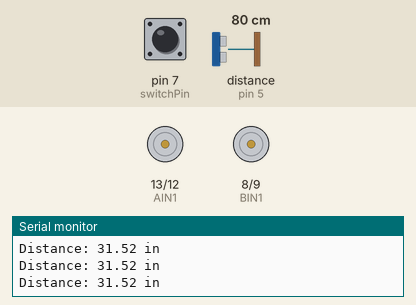
Bench run of a sketch on a simulated Arduino Uno, built with avr-gcc and run on an emulated ATmega328P. Parts: motor-driver pin pairs drawn as motors (green arrow = first pin HIGH = forward, orange = second pin HIGH = backward, longer = more drive, scaled by the enable pin), the last lines printed to the serial monitor. Wiring (inferred from the names in the program): ultrasonic range finder: trigger pin 6; echo pin 5. The inputs (shaded band) are chosen by the test bench; at power-on: pin 7 (switchPin) HIGH, distance to the obstacle (sensor on pin 5) 80 cm. The echo pulse lasts 58.3 µs per cm.

Above: at 1.2 s.
1.3 s: pin 7 (switchPin) pulled LOW for 0.15 s
At 2.1 s:
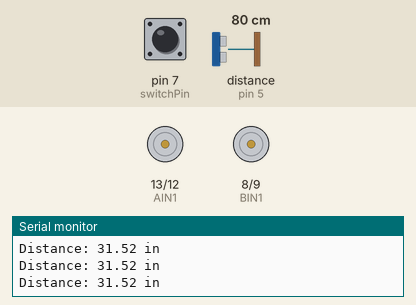
2.9 s: distance to the obstacle (sensor on pin 5) set to 2 cm
5.9 s: pin 7 (switchPin) pulled LOW for 1 s
At 7.1 s:
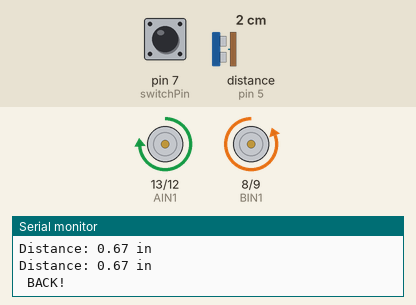
8.9 s: distance to the obstacle (sensor on pin 5) set to 9 cm
11.9 s: pin 7 (switchPin) pulled LOW for 3.2 s
At 12.3 s:
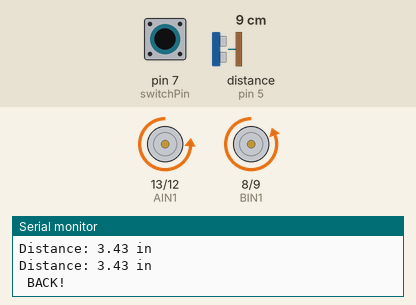
16.6 s: pin 7 (switchPin) pulsed LOW 2 times (0.12 s each, 0.3 s apart)
Timing chart, 0 to 19.7 s (numbered marks = the images above; inputs shaded):
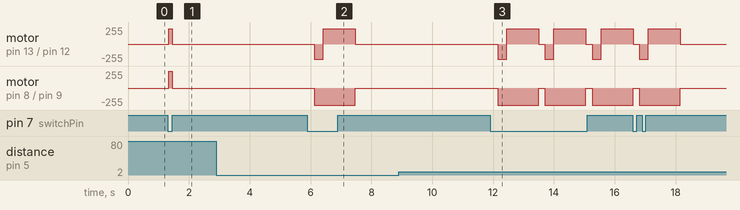

The sketch:

SIK_Circuit_5C_AutonomousRobot_Challenge.ino
```cpp
/*
  SparkFun Inventor’s Kit
  Circuit 5C - Autonomous Robot

  HACK!!!! Coding Challenge.. Detect objects sooner, and do a spin!
*/


//the right motor will be controlled by the motor A pins on the motor driver
const int AIN1 = 13;           //control pin 1 on the motor driver for the right motor
const int AIN2 = 12;            //control pin 2 on the motor driver for the right motor
const int PWMA = 11;            //speed control pin on the motor driver for the right motor

//the left motor will be controlled by the motor B pins on the motor driver
const int PWMB = 10;           //speed control pin on the motor driver for the left motor
const int BIN2 = 9;           //control pin 2 on the motor driver for the left motor
const int BIN1 = 8;           //control pin 1 on the motor driver for the left motor


//distance variables
const int trigPin = 6;
const int echoPin = 5;

int switchPin = 7;             //switch to turn the robot on and off

float distance = 0;            //variable to store the distance measured by the distance sensor
float detectDistance = 13;     // variable to store limit before turning around
const int spinTimes = 5;

//robot behaviour variables
int backupTime = 300;           //amount of time that the robot will back up when it senses an object
int turnTime = 200;             //amount that the robot will turn once it has backed up

/********************************************************************************/
void setup()
{
  pinMode(trigPin, OUTPUT);       //this pin will send ultrasonic pulses out from the distance sensor
  pinMode(echoPin, INPUT);        //this pin will sense when the pulses reflect back to the distance sensor

  pinMode(switchPin, INPUT_PULLUP);   //set this as a pullup to sense whether the switch is flipped


  //set the motor control pins as outputs
  pinMode(AIN1, OUTPUT);
  pinMode(AIN2, OUTPUT);
  pinMode(PWMA, OUTPUT);

  pinMode(BIN1, OUTPUT);
  pinMode(BIN2, OUTPUT);
  pinMode(PWMB, OUTPUT);

  Serial.begin(9600);                       //begin serial communication with the computer
  Serial.print("To infinity and beyond!");  //test the serial connection
}

/********************************************************************************/
void loop()
{
  //DETECT THE DISTANCE READ BY THE DISTANCE SENSOR
  distance = getDistance();

  Serial.print("Distance: ");
  Serial.print(distance);
  Serial.println(" in");              // print the units

  if (digitalRead(switchPin) == LOW) { //if the on switch is flipped

    if (distance < detectDistance) {              //if an object is detected
      //back up and turn
      Serial.print(" ");
      Serial.print("BACK!");

      //stop for a moment
      rightMotor(0);
      leftMotor(0);
      delay(200);

      //back up
      rightMotor(-255);
      leftMotor(-255);
      delay(backupTime);

      //turn away from obstacle
      rightMotor(255);
      leftMotor(-255);
      delay(turnTime * spinTimes);

    } else {                        //if no obstacle is detected drive forward
      Serial.print(" ");
      Serial.print("Moving...");


      rightMotor(255);
      leftMotor(255);
    }
  } else {                        //if the switch is off then stop

    //stop the motors
    rightMotor(0);
    leftMotor(0);
  }

  delay(50);                      //wait 50 milliseconds between readings
}

/********************************************************************************/
void rightMotor(int motorSpeed)                       //function for driving the right motor
{
  if (motorSpeed > 0)                                 //if the motor should drive forward (positive speed)
  {
    digitalWrite(AIN1, HIGH);                         //set pin 1 to high
    digitalWrite(AIN2, LOW);                          //set pin 2 to low
  }
  else if (motorSpeed < 0)                            //if the motor should drive backward (negative speed)
  {
    digitalWrite(AIN1, LOW);                          //set pin 1 to low
    digitalWrite(AIN2, HIGH);                         //set pin 2 to high
  }
  else                                                //if the motor should stop
  {
    digitalWrite(AIN1, LOW);                          //set pin 1 to low
    digitalWrite(AIN2, LOW);                          //set pin 2 to low
  }
  analogWrite(PWMA, abs(motorSpeed) * 0.90);           // HAcK Reduce GAIN due to misaligned wheels
                                                       //now that the motor direction is set, drive it at the entered speed
}

/********************************************************************************/
void leftMotor(int motorSpeed)                        //function for driving the left motor
{
  if (motorSpeed > 0)                                 //if the motor should drive forward (positive speed)
  {
    digitalWrite(BIN1, HIGH);                         //set pin 1 to high
    digitalWrite(BIN2, LOW);                          //set pin 2 to low
  }
  else if (motorSpeed < 0)                            //if the motor should drive backward (negative speed)
  {
    digitalWrite(BIN1, LOW);                          //set pin 1 to low
    digitalWrite(BIN2, HIGH);                         //set pin 2 to high
  }
  else                                                //if the motor should stop
  {
    digitalWrite(BIN1, LOW);                          //set pin 1 to low
    digitalWrite(BIN2, LOW);                          //set pin 2 to low
  }
  analogWrite(PWMB, abs(motorSpeed));                 //now that the motor direction is set, drive it at the entered speed
}

/********************************************************************************/
//RETURNS THE DISTANCE MEASURED BY THE HC-SR04 DISTANCE SENSOR
float getDistance()
{
  float echoTime;                   //variable to store the time it takes for a ping to bounce off an object
  float calculatedDistance;         //variable to store the distance calculated from the echo time

  //send out an ultrasonic pulse that's 10ms long
  digitalWrite(trigPin, HIGH);
  delayMicroseconds(10);
  digitalWrite(trigPin, LOW);

  echoTime = pulseIn(echoPin, HIGH);      //use the pulsein command to see how long it takes for the
                                          //pulse to bounce back to the sensor

  calculatedDistance = echoTime / 148.0;  //calculate the distance of the object that reflected the pulse (half the bounce time multiplied by the speed of sound)

  return calculatedDistance;              //send back the distance that was calculated
}
```

Measured:
- after the input at 1.3 s, motor on pin 13 (AIN1) / pin 12 (AIN2): stopped → forward 229/255 at once, → stopped 0.11 s later; motor on pin 8 (BIN1) / pin 9 (BIN2): stopped → forward 255/255 at once, → stopped 0.11 s later
- after the input at 5.9 s, motor on pin 13 (AIN1) / pin 12 (AIN2): stopped → backward 229/255 after 0.22 s, → forward 229/255 0.30 s later, → stopped 1.1 s later; motor on pin 8 (BIN1) / pin 9 (BIN2): stopped → backward 255/255 after 0.22 s, → stopped 1.4 s later
- after the input at 11.9 s, motor on pin 13 (AIN1) / pin 12 (AIN2): stopped → backward 229/255 after 0.25 s, then repeats every 1.6 s: forward 229/255 1.1 s, stopped 0.20 s, backward 229/255 0.30 s; motor on pin 8 (BIN1) / pin 9 (BIN2): alternates backward 255/255 for 1.4 s and stopped for 0.20 s, starting after 0.25 s
